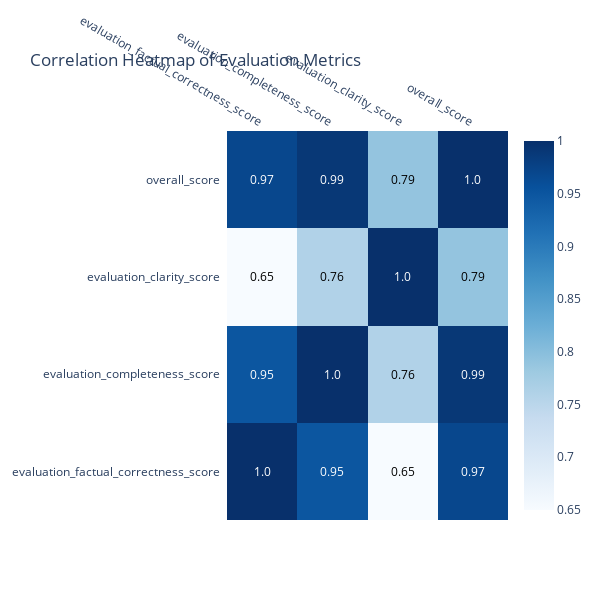

The code cell stored with this chart in its notebook:
### Code cell
import plotly.figure_factory as ff

# Select relevant columns
metrics = [
    'evaluation_factual_correctness_score',
    'evaluation_completeness_score',
    'evaluation_clarity_score',
    'overall_score'
]

# Calculate correlation matrix
corr_matrix = df[metrics].corr().round(2)

# Create heatmap
fig = ff.create_annotated_heatmap(
    z=corr_matrix.values,
    x=corr_matrix.columns.tolist(),
    y=corr_matrix.index.tolist(),
    annotation_text=corr_matrix.values,
    colorscale='Blues',
    showscale=True
)

fig.update_layout(
    title='Correlation Heatmap of Evaluation Metrics',
    width=600,
    height=600
)

fig.show()

### Figure 1 — Plotly figure (JSON) as saved in the notebook; plotly's stock layout.template omitted (floating-point values rounded to 4 significant figures)
{"data": [{"colorscale": [[0, "rgb(247,251,255)"], [0.125, "rgb(222,235,247)"], [0.25, "rgb(198,219,239)"], [0.375, "rgb(158,202,225)"], [0.5, "rgb(107,174,214)"], [0.625, "rgb(66,146,198)"], [0.75, "rgb(33,113,181)"], [0.875, "rgb(8,81,156)"], [1, "rgb(8,48,107)"]], "reversescale": false, "showscale": true, "type": "heatmap", "x": ["evaluation_factual_correctness_score", "evaluation_completeness_score", "evaluation_clarity_score", "overall_score"], "y": ["evaluation_factual_correctness_score", "evaluation_completeness_score", "evaluation_clarity_score", "overall_score"], "z": [[1, 0.95, 0.65, 0.97], [0.95, 1, 0.76, 0.99], [0.65, 0.76, 1, 0.79], [0.97, 0.99, 0.79, 1]]}], "layout": {"annotations": [{"font": {"color": "#FFFFFF"}, "showarrow": false, "text": "1.0", "x": "evaluation_factual_correctness_score", "xref": "x", "y": "evaluation_factual_correctness_score", "yref": "y"}, {"font": {"color": "#FFFFFF"}, "showarrow": false, "text": "0.95", "x": "evaluation_completeness_score", "xref": "x", "y": "evaluation_factual_correctness_score", "yref": "y"}, {"font": {"color": "#000000"}, "showarrow": false, "text": "0.65", "x": "evaluation_clarity_score", "xref": "x", "y": "evaluation_factual_correctness_score", "yref": "y"}, {"font": {"color": "#FFFFFF"}, "showarrow": false, "text": "0.97", "x": "overall_score", "xref": "x", "y": "evaluation_factual_correctness_score", "yref": "y"}, {"font": {"color": "#FFFFFF"}, "showarrow": false, "text": "0.95", "x": "evaluation_factual_correctness_score", "xref": "x", "y": "evaluation_completeness_score", "yref": "y"}, {"font": {"color": "#FFFFFF"}, "showarrow": false, "text": "1.0", "x": "evaluation_completeness_score", "xref": "x", "y": "evaluation_completeness_score", "yref": "y"}, {"font": {"color": "#000000"}, "showarrow": false, "text": "0.76", "x": "evaluation_clarity_score", "xref": "x", "y": "evaluation_completeness_score", "yref": "y"}, {"font": {"color": "#FFFFFF"}, "showarrow": false, "text": "0.99", "x": "overall_score", "xref": "x", "y": "evaluation_completeness_score", "yref": "y"}, {"font": {"color": "#000000"}, "showarrow": false, "text": "0.65", "x": "evaluation_factual_correctness_score", "xref": "x", "y": "evaluation_clarity_score", "yref": "y"}, {"font": {"color": "#000000"}, "showarrow": false, "text": "0.76", "x": "evaluation_completeness_score", "xref": "x", "y": "evaluation_clarity_score", "yref": "y"}, {"font": {"color": "#FFFFFF"}, "showarrow": false, "text": "1.0", "x": "evaluation_clarity_score", "xref": "x", "y": "evaluation_clarity_score", "yref": "y"}, {"font": {"color": "#000000"}, "showarrow": false, "text": "0.79", "x": "overall_score", "xref": "x", "y": "evaluation_clarity_score", "yref": "y"}, {"font": {"color": "#FFFFFF"}, "showarrow": false, "text": "0.97", "x": "evaluation_factual_correctness_score", "xref": "x", "y": "overall_score", "yref": "y"}, {"font": {"color": "#FFFFFF"}, "showarrow": false, "text": "0.99", "x": "evaluation_completeness_score", "xref": "x", "y": "overall_score", "yref": "y"}, {"font": {"color": "#000000"}, "showarrow": false, "text": "0.79", "x": "evaluation_clarity_score", "xref": "x", "y": "overall_score", "yref": "y"}, {"font": {"color": "#FFFFFF"}, "showarrow": false, "text": "1.0", "x": "overall_score", "xref": "x", "y": "overall_score", "yref": "y"}], "height": 600, "title": {"text": "Correlation Heatmap of Evaluation Metrics"}, "width": 600, "xaxis": {"dtick": 1, "gridcolor": "rgb(0, 0, 0)", "side": "top", "ticks": ""}, "yaxis": {"dtick": 1, "ticks": "", "ticksuffix": "  "}}}
